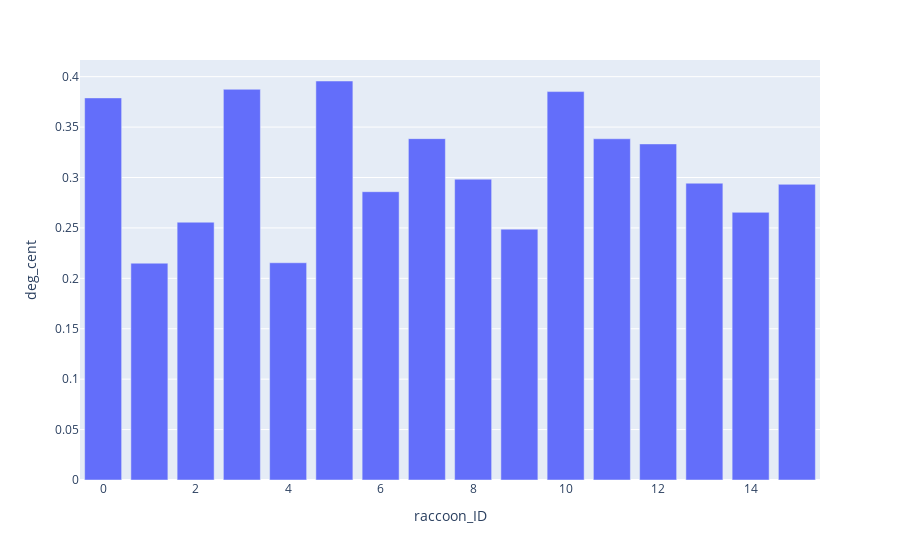
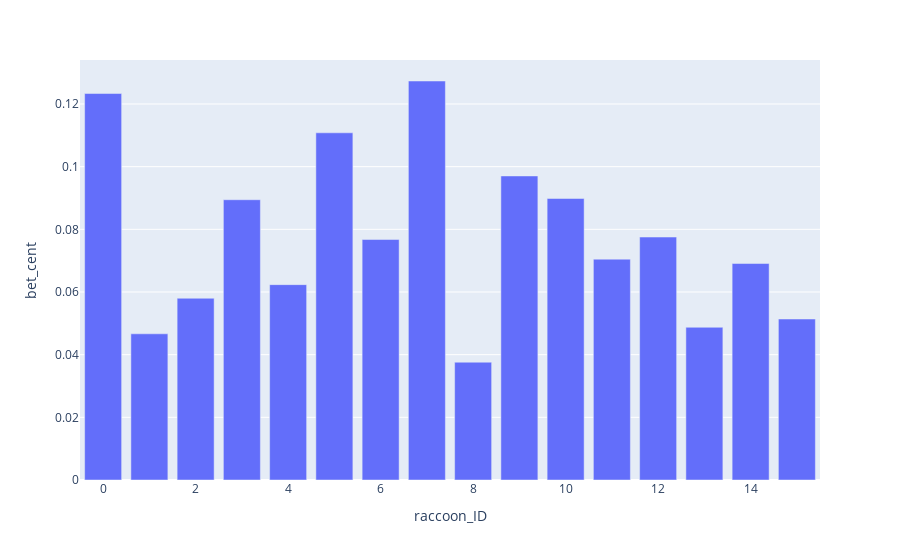
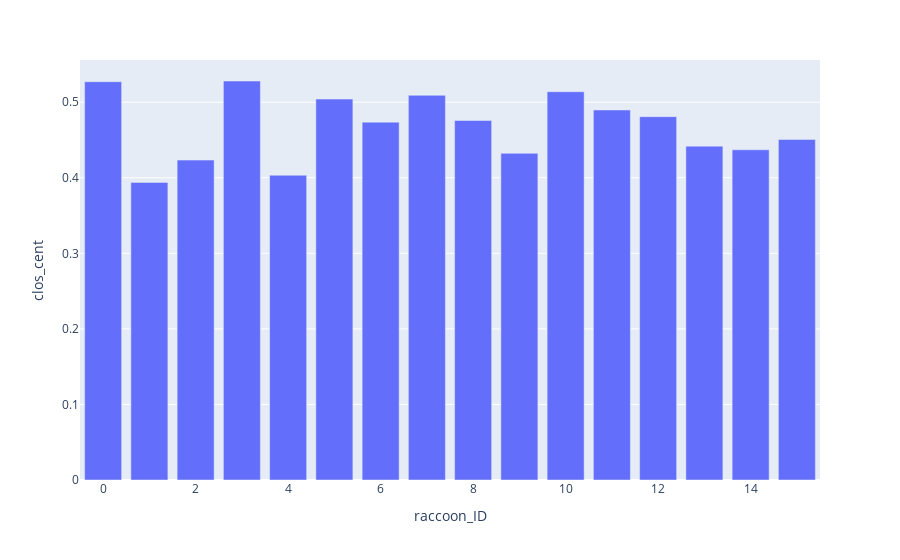
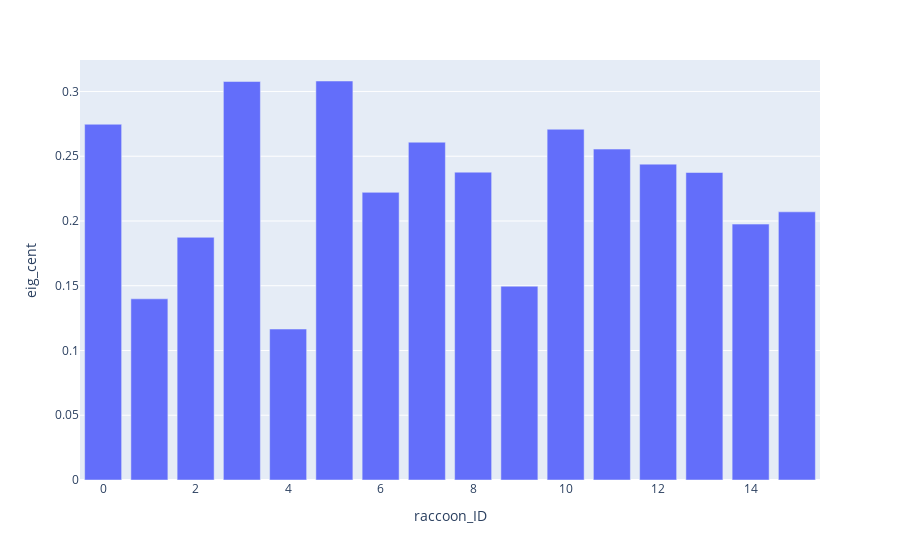

Source (notebook cell) for these figures, in order:
### Code cell
mean_by_id = df.drop('week', axis=1).groupby('raccoon_ID').mean().reset_index()
for c in mean_by_id.columns.drop('raccoon_ID'):
    px.bar(mean_by_id, x="raccoon_ID", y=c).show()

### Figure 1 — Plotly figure (JSON) as saved in the notebook; plotly's stock layout.template omitted (floating-point values rounded to 4 significant figures)
{"data": [{"alignmentgroup": "True", "hoverlabel": {"namelength": 0}, "hovertemplate": "raccoon_ID=%{x}<br>deg_cent=%{y}", "legendgroup": "", "marker": {"color": "#636efa"}, "name": "", "offsetgroup": "", "orientation": "v", "showlegend": false, "textposition": "auto", "type": "bar", "x": [0, 1, 2, 3, 4, 5, 6, 7, 8, 9, 10, 11, 12, 13, 14, 15], "xaxis": "x", "y": [0.3789, 0.215, 0.2557, 0.3875, 0.2154, 0.3957, 0.2859, 0.3385, 0.2983, 0.2488, 0.3852, 0.3384, 0.3333, 0.2943, 0.2655, 0.2932], "yaxis": "y"}], "layout": {"barmode": "relative", "legend": {"tracegroupgap": 0}, "margin": {"t": 60}, "xaxis": {"anchor": "y", "domain": [0, 1], "title": {"text": "raccoon_ID"}}, "yaxis": {"anchor": "x", "domain": [0, 1], "title": {"text": "deg_cent"}}}}

### Figure 2 — Plotly figure (JSON) as saved in the notebook; plotly's stock layout.template omitted (floating-point values rounded to 4 significant figures)
{"data": [{"alignmentgroup": "True", "hoverlabel": {"namelength": 0}, "hovertemplate": "raccoon_ID=%{x}<br>bet_cent=%{y}", "legendgroup": "", "marker": {"color": "#636efa"}, "name": "", "offsetgroup": "", "orientation": "v", "showlegend": false, "textposition": "auto", "type": "bar", "x": [0, 1, 2, 3, 4, 5, 6, 7, 8, 9, 10, 11, 12, 13, 14, 15], "xaxis": "x", "y": [0.1233, 0.04666, 0.05801, 0.08945, 0.06235, 0.1108, 0.07675, 0.1273, 0.0376, 0.09704, 0.08984, 0.07048, 0.07754, 0.04875, 0.06909, 0.05138], "yaxis": "y"}], "layout": {"barmode": "relative", "legend": {"tracegroupgap": 0}, "margin": {"t": 60}, "xaxis": {"anchor": "y", "domain": [0, 1], "title": {"text": "raccoon_ID"}}, "yaxis": {"anchor": "x", "domain": [0, 1], "title": {"text": "bet_cent"}}}}

### Figure 3 — Plotly figure (JSON) as saved in the notebook; plotly's stock layout.template omitted (floating-point values rounded to 4 significant figures)
{"data": [{"alignmentgroup": "True", "hoverlabel": {"namelength": 0}, "hovertemplate": "raccoon_ID=%{x}<br>clos_cent=%{y}", "legendgroup": "", "marker": {"color": "#636efa"}, "name": "", "offsetgroup": "", "orientation": "v", "showlegend": false, "textposition": "auto", "type": "bar", "x": [0, 1, 2, 3, 4, 5, 6, 7, 8, 9, 10, 11, 12, 13, 14, 15], "xaxis": "x", "y": [0.5271, 0.3939, 0.4234, 0.5281, 0.4033, 0.5041, 0.4736, 0.5091, 0.4758, 0.4323, 0.5139, 0.4897, 0.4809, 0.4418, 0.4371, 0.4507], "yaxis": "y"}], "layout": {"barmode": "relative", "legend": {"tracegroupgap": 0}, "margin": {"t": 60}, "xaxis": {"anchor": "y", "domain": [0, 1], "title": {"text": "raccoon_ID"}}, "yaxis": {"anchor": "x", "domain": [0, 1], "title": {"text": "clos_cent"}}}}

### Figure 4 — Plotly figure (JSON) as saved in the notebook; plotly's stock layout.template omitted (floating-point values rounded to 4 significant figures)
{"data": [{"alignmentgroup": "True", "hoverlabel": {"namelength": 0}, "hovertemplate": "raccoon_ID=%{x}<br>eig_cent=%{y}", "legendgroup": "", "marker": {"color": "#636efa"}, "name": "", "offsetgroup": "", "orientation": "v", "showlegend": false, "textposition": "auto", "type": "bar", "x": [0, 1, 2, 3, 4, 5, 6, 7, 8, 9, 10, 11, 12, 13, 14, 15], "xaxis": "x", "y": [0.2747, 0.1399, 0.1874, 0.3077, 0.1166, 0.3081, 0.2221, 0.2608, 0.2377, 0.1496, 0.2708, 0.2555, 0.2439, 0.2374, 0.1976, 0.2071], "yaxis": "y"}], "layout": {"barmode": "relative", "legend": {"tracegroupgap": 0}, "margin": {"t": 60}, "xaxis": {"anchor": "y", "domain": [0, 1], "title": {"text": "raccoon_ID"}}, "yaxis": {"anchor": "x", "domain": [0, 1], "title": {"text": "eig_cent"}}}}
